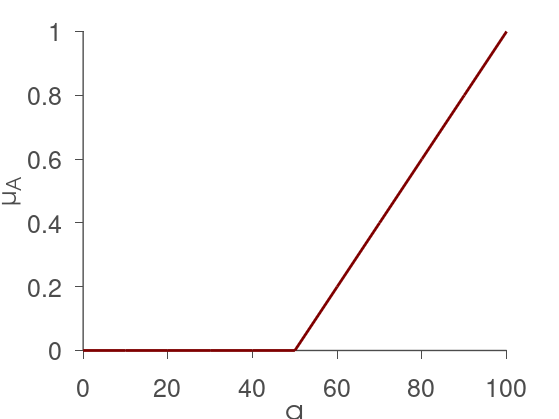

Write the MATLAB code that produced this figure.

x = [0,10,20,30,40,50,60,70,80,90,100];
y = fliplr([1,.8,.6,.4,.2,.0,0,0,0,0,0]);
graph   = line(x  , y   );

hXLabel = xlabel('a');
hYLabel = ylabel('\mu_{A}');

set(graph                          , ...
  'Color'           , [0.5 0 0]    );
set(graph                          , ...
  'LineWidth'       , 2           );

set( gca                       , ...
    'FontName'   , 'Helvetica' );
set([ hXLabel, hYLabel], ...
    'FontName'   , 'AvantGarde');
set([hXLabel, hYLabel]  , ...
    'FontSize'   , 18          );
set(gca, ...
  'Box'         , 'off'     , ...
  'TickDir'     , 'out'     , ...
  'TickLength'  , [.02 .02] , ...
  'XColor'      , [.3 .3 .3], ...
  'YColor'      , [.3 .3 .3], ...
  'LineWidth'   , 1         );
x0=0;
y0=0;
xt = get(gca, 'XTick');
set(gca, 'FontSize', 18)
set(gcf, 'PaperPositionMode', 'auto');
print -depsc2 FMF_ex.eps
close;